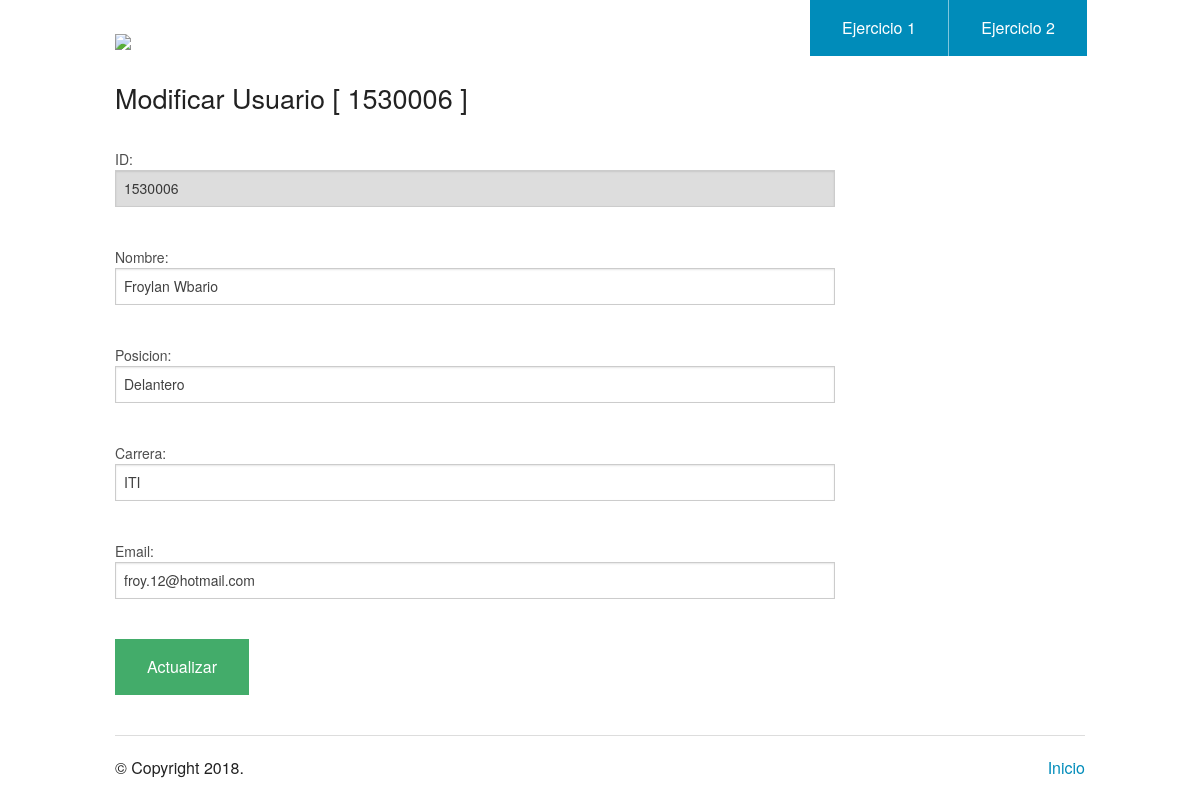
The page /update.php?id=1530006&t=1 on the database its author committed.
### tables this page shows
CREATE TABLE `sport_team` (
  `id` varchar(128) NOT NULL,
  `nombre` varchar(128) NOT NULL,
  `posicion` varchar(128) NOT NULL,
  `carrera` varchar(128) NOT NULL,
  `email` varchar(128) NOT NULL,
  `id_type` int(11) NOT NULL
);

### db/database_utilities.php (called while the page is built, shortened)
<?php
require_once('connection.php');
function search($id){
    global $pdo;
    $sql = "SELECT * FROM sport_team WHERE id = '$id' ";
    $query = $pdo->prepare($sql);
    $query->execute();
    $r = array();
    while($r[] = $query->fetch(PDO::FETCH_ASSOC));
    return $r;
}

### update.php (the view, shortened to what this page needs)
<?php
include_once('db/database_utilities.php');
$t = $_GET["t"];
$id = isset( $_GET['id'] ) ? $_GET['id'] : '';
$r = search($id);
?>
<!doctype html>
<html class="no-js" lang="en">
  <head>
    <link rel="stylesheet" href="./css/foundation.css" />
  </head>
  <body>
    <?php require_once('header.php'); ?>
    <div class="row">
      <div class="large-9 columns">
        <h3>Modificar Usuario [ <?= $r[0]['id'] ?> ] </h3>
        <br>
        <div class="section-container tabs" data-section>
          <section class="section">
            <div class="content" data-slug="panel1">
                <form method="POST" action="update.php?id=<?php echo($id)?>&t=<?=$t?>">
                  <label for="id">ID:</label>
                  <input type="text" name="id" value="<?= $r[0]['id']?>" readonly><br>
                  <label for="nombre">Nombre:</label>
                  <input type="text" name="nombre" value="<?= $r[0]['nombre']?>"><br>
                  <label for="posicion">Posicion:</label>
                  <input type="text" name="posicion" value="<?= $r[0]['posicion']?>"><br>
                  <label for="carrera">Carrera:</label>
                  <input type="text" name="carrera" value="<?= $r[0]['carrera']?>"><br>
                  <label for="email">Email:</label>
                  <input type="email" name="email" value="<?= $r[0]['email']?>"><br>
                  <button type="submit" class="success">Actualizar</button>
                </form>
            </div>
          </section>
        </div>
      </div>
    </div>
    <?php require_once('footer.php'); ?>

### rows shown on the page
sport_team: id "1530006", nombre "Froylan Wbario", posicion "Delantero", carrera "ITI", email "froy.12@hotmail.com"
